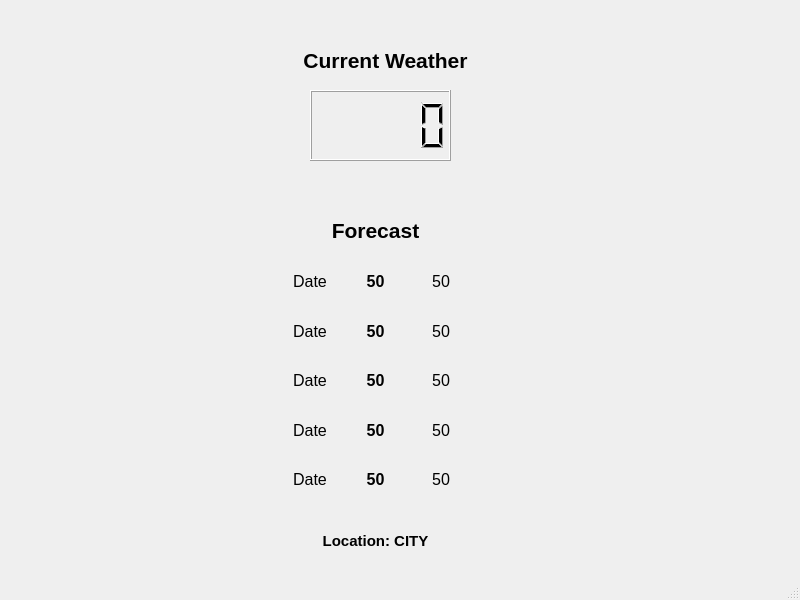
<?xml version="1.0" encoding="UTF-8"?>
<ui version="4.0">
 <class>MainWindow</class>
 <widget class="QMainWindow" name="MainWindow">
  <property name="geometry">
   <rect>
    <x>0</x>
    <y>0</y>
    <width>800</width>
    <height>600</height>
   </rect>
  </property>
  <property name="windowTitle">
   <string>MainWindow</string>
  </property>
  <widget class="QWidget" name="centralwidget">
   <widget class="QLabel" name="label">
    <property name="geometry">
     <rect>
      <x>260</x>
      <y>20</y>
      <width>251</width>
      <height>81</height>
     </rect>
    </property>
    <property name="font">
     <font>
      <pointsize>16</pointsize>
      <weight>75</weight>
      <bold>true</bold>
     </font>
    </property>
    <property name="text">
     <string>Current Weather</string>
    </property>
    <property name="alignment">
     <set>Qt::AlignCenter</set>
    </property>
   </widget>
   <widget class="QLCDNumber" name="lcdNumber">
    <property name="geometry">
     <rect>
      <x>310</x>
      <y>90</y>
      <width>141</width>
      <height>71</height>
     </rect>
    </property>
   </widget>
   <widget class="QLabel" name="label_2">
    <property name="geometry">
     <rect>
      <x>270</x>
      <y>190</y>
      <width>211</width>
      <height>81</height>
     </rect>
    </property>
    <property name="font">
     <font>
      <pointsize>16</pointsize>
      <weight>75</weight>
      <bold>true</bold>
     </font>
    </property>
    <property name="text">
     <string>Forecast</string>
    </property>
    <property name="alignment">
     <set>Qt::AlignCenter</set>
    </property>
   </widget>
   <widget class="QWidget" name="layoutWidget">
    <property name="geometry">
     <rect>
      <x>280</x>
      <y>260</y>
      <width>191</width>
      <height>241</height>
     </rect>
    </property>
    <layout class="QGridLayout" name="gridLayout" columnstretch="0,0,0">
     <item row="0" column="0">
      <widget class="QLabel" name="label_15">
       <property name="font">
        <font>
         <pointsize>12</pointsize>
        </font>
       </property>
       <property name="text">
        <string>Date</string>
       </property>
       <property name="alignment">
        <set>Qt::AlignCenter</set>
       </property>
      </widget>
     </item>
     <item row="0" column="1">
      <widget class="QLabel" name="label_3">
       <property name="font">
        <font>
         <pointsize>12</pointsize>
         <weight>75</weight>
         <bold>true</bold>
        </font>
       </property>
       <property name="text">
        <string>50</string>
       </property>
       <property name="alignment">
        <set>Qt::AlignCenter</set>
       </property>
      </widget>
     </item>
     <item row="0" column="2">
      <widget class="QLabel" name="label_4">
       <property name="font">
        <font>
         <pointsize>12</pointsize>
        </font>
       </property>
       <property name="text">
        <string>50</string>
       </property>
       <property name="alignment">
        <set>Qt::AlignCenter</set>
       </property>
      </widget>
     </item>
     <item row="1" column="0">
      <widget class="QLabel" name="label_14">
       <property name="font">
        <font>
         <pointsize>12</pointsize>
        </font>
       </property>
       <property name="text">
        <string>Date</string>
       </property>
       <property name="alignment">
        <set>Qt::AlignCenter</set>
       </property>
      </widget>
     </item>
     <item row="1" column="1">
      <widget class="QLabel" name="label_5">
       <property name="font">
        <font>
         <pointsize>12</pointsize>
         <weight>75</weight>
         <bold>true</bold>
        </font>
       </property>
       <property name="text">
        <string>50</string>
       </property>
       <property name="alignment">
        <set>Qt::AlignCenter</set>
       </property>
      </widget>
     </item>
     <item row="1" column="2">
      <widget class="QLabel" name="label_6">
       <property name="font">
        <font>
         <pointsize>12</pointsize>
        </font>
       </property>
       <property name="text">
        <string>50</string>
       </property>
       <property name="alignment">
        <set>Qt::AlignCenter</set>
       </property>
      </widget>
     </item>
     <item row="2" column="0">
      <widget class="QLabel" name="label_16">
       <property name="font">
        <font>
         <pointsize>12</pointsize>
        </font>
       </property>
       <property name="text">
        <string>Date</string>
       </property>
       <property name="alignment">
        <set>Qt::AlignCenter</set>
       </property>
      </widget>
     </item>
     <item row="2" column="1">
      <widget class="QLabel" name="label_7">
       <property name="font">
        <font>
         <pointsize>12</pointsize>
         <weight>75</weight>
         <bold>true</bold>
        </font>
       </property>
       <property name="text">
        <string>50</string>
       </property>
       <property name="alignment">
        <set>Qt::AlignCenter</set>
       </property>
      </widget>
     </item>
     <item row="2" column="2">
      <widget class="QLabel" name="label_8">
       <property name="font">
        <font>
         <pointsize>12</pointsize>
        </font>
       </property>
       <property name="text">
        <string>50</string>
       </property>
       <property name="alignment">
        <set>Qt::AlignCenter</set>
       </property>
      </widget>
     </item>
     <item row="3" column="0">
      <widget class="QLabel" name="label_17">
       <property name="font">
        <font>
         <pointsize>12</pointsize>
        </font>
       </property>
       <property name="text">
        <string>Date</string>
       </property>
       <property name="alignment">
        <set>Qt::AlignCenter</set>
       </property>
      </widget>
     </item>
     <item row="3" column="1">
      <widget class="QLabel" name="label_9">
       <property name="font">
        <font>
         <pointsize>12</pointsize>
         <weight>75</weight>
         <bold>true</bold>
        </font>
       </property>
       <property name="text">
        <string>50</string>
       </property>
       <property name="alignment">
        <set>Qt::AlignCenter</set>
       </property>
      </widget>
     </item>
     <item row="3" column="2">
      <widget class="QLabel" name="label_10">
       <property name="font">
        <font>
         <pointsize>12</pointsize>
        </font>
       </property>
       <property name="text">
        <string>50</string>
       </property>
       <property name="alignment">
        <set>Qt::AlignCenter</set>
       </property>
      </widget>
     </item>
     <item row="4" column="0">
      <widget class="QLabel" name="label_18">
       <property name="font">
        <font>
         <pointsize>12</pointsize>
        </font>
       </property>
       <property name="text">
        <string>Date</string>
       </property>
       <property name="alignment">
        <set>Qt::AlignCenter</set>
       </property>
      </widget>
     </item>
     <item row="4" column="1">
      <widget class="QLabel" name="label_11">
       <property name="font">
        <font>
         <pointsize>12</pointsize>
         <weight>75</weight>
         <bold>true</bold>
        </font>
       </property>
       <property name="text">
        <string>50</string>
       </property>
       <property name="alignment">
        <set>Qt::AlignCenter</set>
       </property>
      </widget>
     </item>
     <item row="4" column="2">
      <widget class="QLabel" name="label_12">
       <property name="font">
        <font>
         <pointsize>12</pointsize>
        </font>
       </property>
       <property name="text">
        <string>50</string>
       </property>
       <property name="alignment">
        <set>Qt::AlignCenter</set>
       </property>
      </widget>
     </item>
    </layout>
   </widget>
   <widget class="QLabel" name="label_13">
    <property name="geometry">
     <rect>
      <x>220</x>
      <y>500</y>
      <width>311</width>
      <height>81</height>
     </rect>
    </property>
    <property name="font">
     <font>
      <pointsize>11</pointsize>
      <weight>75</weight>
      <bold>true</bold>
     </font>
    </property>
    <property name="text">
     <string>Location: CITY</string>
    </property>
    <property name="alignment">
     <set>Qt::AlignCenter</set>
    </property>
   </widget>
  </widget>
  <widget class="QStatusBar" name="statusbar"/>
 </widget>
 <resources/>
 <connections/>
 <designerdata>
  <property name="gridDeltaX">
   <number>10</number>
  </property>
  <property name="gridDeltaY">
   <number>10</number>
  </property>
  <property name="gridSnapX">
   <bool>true</bool>
  </property>
  <property name="gridSnapY">
   <bool>true</bool>
  </property>
  <property name="gridVisible">
   <bool>true</bool>
  </property>
 </designerdata>
</ui>
